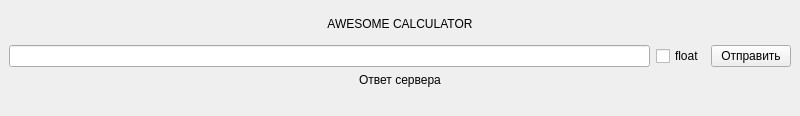
<?xml version="1.0" encoding="UTF-8"?>
<ui version="4.0">
 <class>MainWindow</class>
 <widget class="QMainWindow" name="MainWindow">
  <property name="geometry">
   <rect>
    <x>0</x>
    <y>0</y>
    <width>800</width>
    <height>116</height>
   </rect>
  </property>
  <property name="windowTitle">
   <string>Калькулятор</string>
  </property>
  <widget class="QWidget" name="centralwidget">
   <layout class="QVBoxLayout" name="verticalLayout_2">
    <item>
     <widget class="QLabel" name="mainTitle">
      <property name="text">
       <string>AWESOME CALCULATOR</string>
      </property>
      <property name="alignment">
       <set>Qt::AlignmentFlag::AlignCenter</set>
      </property>
     </widget>
    </item>
    <item>
     <layout class="QHBoxLayout" name="horizontalLayout">
      <property name="spacing">
       <number>6</number>
      </property>
      <property name="sizeConstraint">
       <enum>QLayout::SizeConstraint::SetNoConstraint</enum>
      </property>
      <item>
       <widget class="QLineEdit" name="lineEdit"/>
      </item>
      <item>
       <widget class="QCheckBox" name="isFloat">
        <property name="text">
         <string>float</string>
        </property>
       </widget>
      </item>
      <item>
       <widget class="QPushButton" name="sendButton">
        <property name="text">
         <string>Отправить</string>
        </property>
       </widget>
      </item>
     </layout>
    </item>
    <item>
     <layout class="QVBoxLayout" name="responseLayout">
      <item>
       <widget class="QLabel" name="responseTitle">
        <property name="text">
         <string>Ответ сервера</string>
        </property>
        <property name="alignment">
         <set>Qt::AlignmentFlag::AlignCenter</set>
        </property>
       </widget>
      </item>
      <item>
       <widget class="QLabel" name="responseText">
        <property name="text">
         <string/>
        </property>
       </widget>
      </item>
     </layout>
    </item>
   </layout>
  </widget>
 </widget>
 <resources/>
 <connections/>
</ui>
